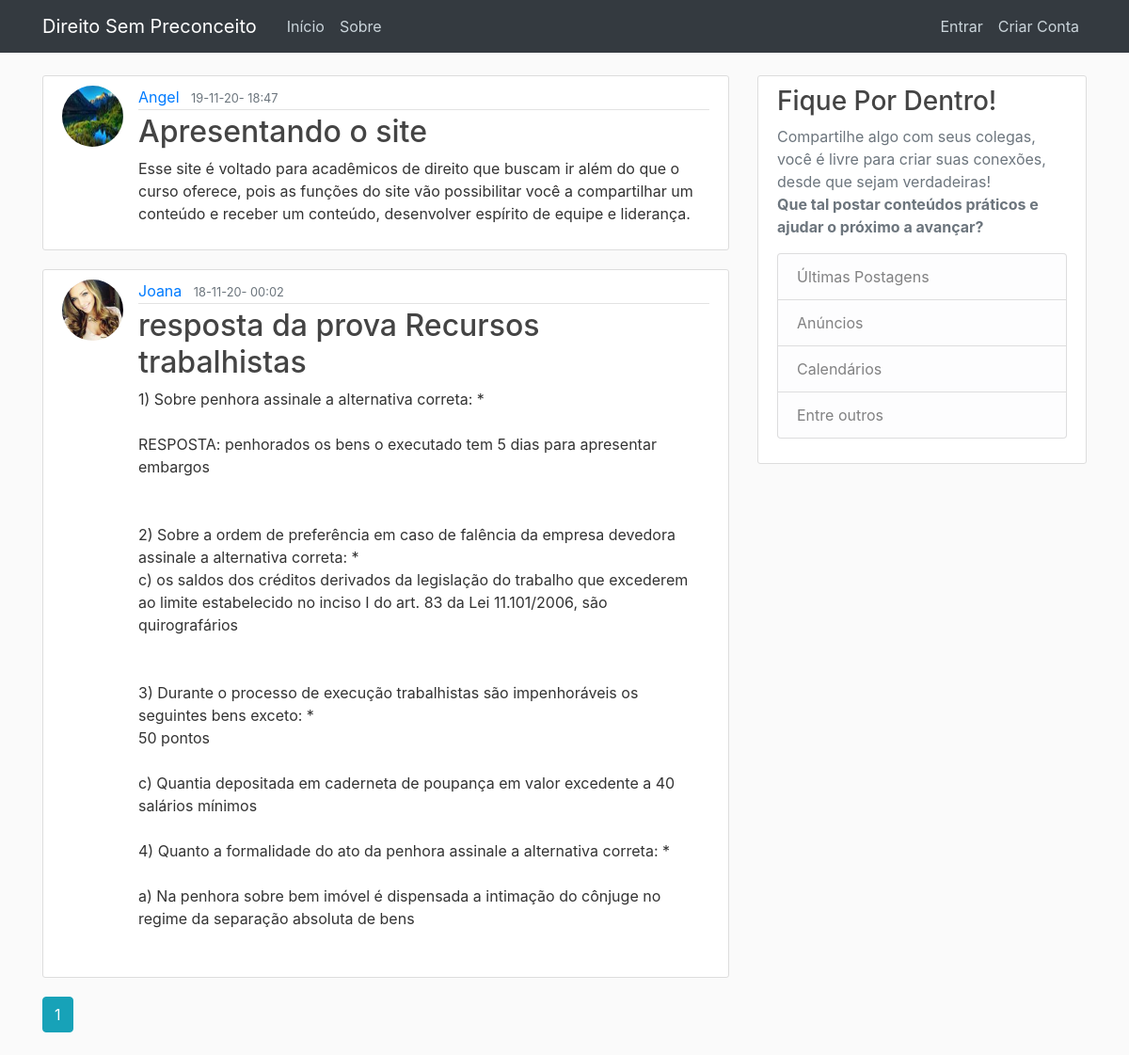
Before: / with the older database file.
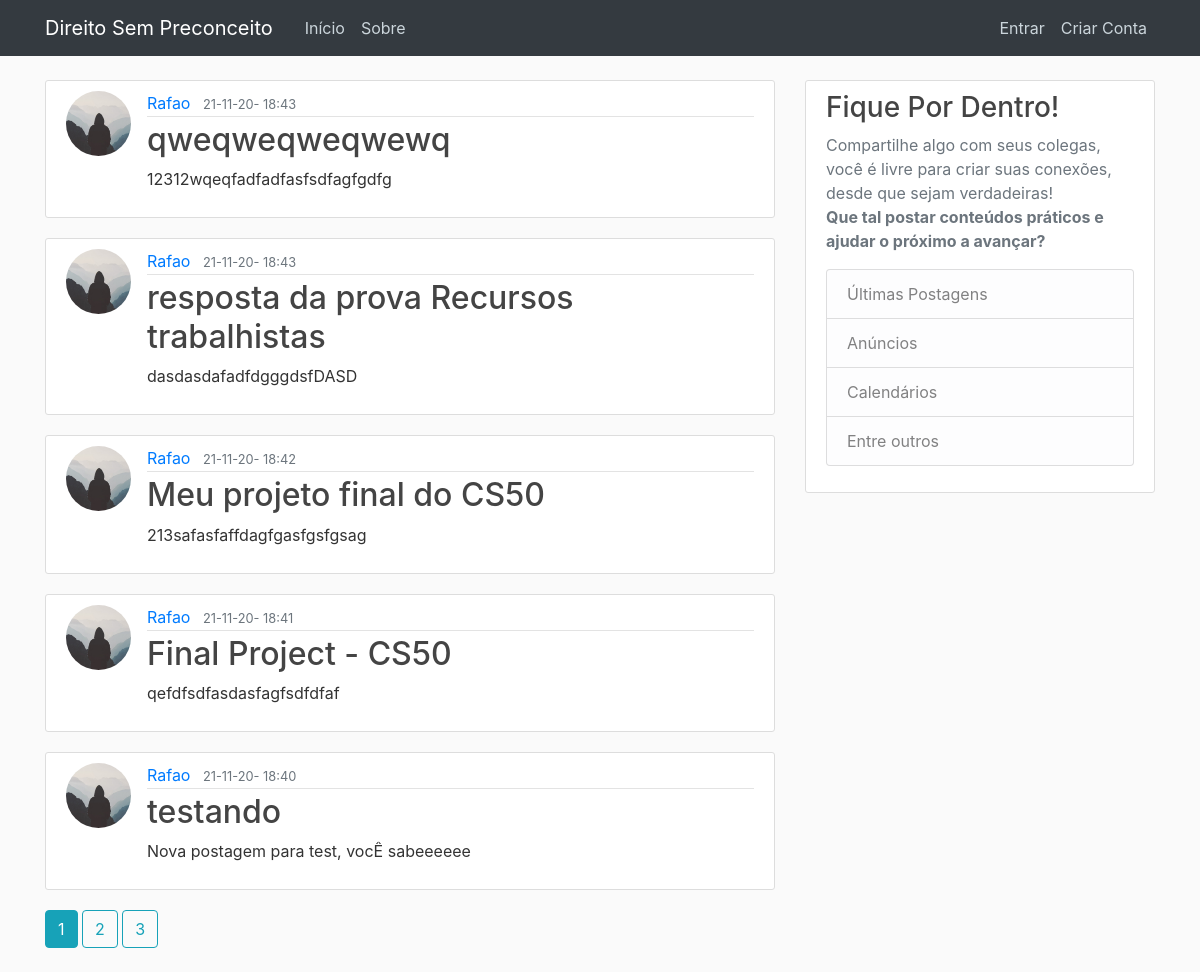
After: the same page with the newer database file.
### application/models.py (models this page shows, shortened)
class Post(db.Model):
    id = db.Column(db.Integer, primary_key=True)
    title = db.Column(db.String(100), nullable=False)
    date_posted = db.Column(db.DateTime, nullable=False,
                            default=datetime.now)
    content = db.Column(db.Text, nullable=False)
    user_id = db.Column(db.Integer, db.ForeignKey('user.id'), nullable=False)

class User(db.Model, UserMixin):
    id = db.Column(db.Integer, primary_key=True)
    username = db.Column(db.String(20), unique=True, nullable=False)
    email = db.Column(db.String(120), unique=True, nullable=False)
    image_file = db.Column(db.String(20), nullable=False,
                           default='default.jpg')
    password = db.Column(db.String(60), nullable=False)
    posts = db.relationship('Post', backref='author', lazy=True)

### application/routes.py (the view, shortened to what this page needs)
@app.route('/', methods=['GET', 'POST'], defaults={"page": 1})
@app.route('/<int:page>', methods=['GET', 'POST'])
def index(page):
    page = page
    pages = 5
    posts = Post.query.order_by(
        Post.date_posted.desc()).paginate(page, pages, error_out=False)
    return render_template('index.html', posts=posts, title='Inicío')

### application/templates/index.html
{%extends "layout.html"%}
{%block content%}
  {% for post in posts.items %}
  <article class="media content-section">
    <img class="rounded-circle article-img" src="{{ url_for('static', filename='profile_pics/' + post.author.image_file) }}">
    <div class="media-body">
      <div class="article-metadata">
        <a class="mr-2" href="#">{{ post.author.username }}</a>
        <small class="text-muted">{{ post.date_posted.strftime('%d-%m-%y- %H:%M') }}</small>
      </div>
      <h2><a class="article-title" href="{{ url_for('post', post_id=post.id) }}">{{ post.title }}</a></h2>
      <p class="article-content">{{ post.content }}</p>
    </div>
  </article>
  {%endfor %}
  {% for page_num in posts.iter_pages(left_edge=1, right_edge=1, left_current=1, right_current=2) %}
    {% if page_num %}
      {% if posts.page == page_num %}
        <a class="btn btn-info mb-4" href="{{ url_for('index', page=page_num) }}">{{ page_num }}</a>
        {% else %}
        <a class="btn btn-outline-info mb-4" href="{{ url_for('index', page=page_num) }}">{{ page_num }}</a>
        {% endif %}
    {% else %}
      ...
    {% endif %}
  {% endfor %}
{%endblock content%}

### application/templates/layout.html (shortened to what this page needs)
<!DOCTYPE html>
<html lang="pt-BR">
<head>
    <link rel="stylesheet" href="https://cdn.jsdelivr.net/npm/bootstrap@4.5.3/dist/css/bootstrap.min.css">
    <link rel="stylesheet" type="text/css" href="{{url_for('static', filename='main.css')}}">
</head>
<body>
    <header class="site-header">
        <nav class="navbar navbar-expand-md navbar-dark bg-dark fixed-top">
          <div class="container">
            <a class="navbar-brand mr-4" href="/">Direito Sem Preconceito</a>
            <div class="collapse navbar-collapse" id="navbarToggle">
              <div class="navbar-nav mr-auto">
                <a class="nav-item nav-link" href="{{ url_for('index') }}">Início</a>
                <a class="nav-item nav-link" href="{{ url_for('about') }}">Sobre</a>
              </div>
              <div class="navbar-nav">
                {% if current_user.is_authenticated %}
                    <form action="" method="POST" autocomplete="off" class="form-inline">
                    <input type="text" class="form-control mr-sm-2" name="tag" id="tag" placeholder="Palavra chave">
                    <input type="submit"  value="Pesquisar" class="btn btn-outline-success my-2 my-sm-0" name="">
                    </form>
                    <a class="nav-item nav-link" href="{{ url_for('new_post') }}">Nova Postagem</a>
                    <a class="nav-item nav-link" href="{{ url_for('account') }}"> Minha Conta</a>
                    <a class="nav-item nav-link" href="{{ url_for('logout') }}">Sair</a>
                {% else %}
                  <a class="nav-item nav-link" href="{{ url_for('login') }}">Entrar</a>
                  <a class="nav-item nav-link" href="{{ url_for('register') }}">Criar Conta</a>
                {% endif %}
              </div>
            </div>
          </div>
        </nav>
      </header>
      <main role="main" class="container">
        <div class="row">
          <div class="col-md-8">
            {% block content %}{% endblock %}
          </div>
          <div class="col-md-4">
            <div class="content-section">
              <h3>Fique Por Dentro!</h3>
              <p class='text-muted'> Compartilhe algo com seus colegas, você é livre para criar suas conexões, desde que sejam verdadeiras!
                <br>
                <strong> Que tal postar conteúdos práticos e ajudar o próximo a avançar?</strong>
                <ul class="list-group">
                  <li class="list-group-item list-group-item-light">Últimas Postagens</li>
                  <li class="list-group-item list-group-item-light">Anúncios</li>
                  <li class="list-group-item list-group-item-light">Calendários</li>
                  <li class="list-group-item list-group-item-light">Entre outros</li>
                </ul>
              </p>
            </div>
          </div>
        </div>
      </main>
</body>
</html>

### application/static/main.css (style rules this page uses)
body { background: #fafafa; color: #333333; margin-top: 5rem; }
h1, h2, h3, h4, h5, h6 { color: #444444; }
.site-header .navbar-nav .nav-link { color: #cbd5db; }
.content-section { background: #ffffff; padding: 10px 20px; border: 1px solid #dddddd; border-radius: 3px; margin-bottom: 20px; }
.article-title { color: #444444; }
.article-content { white-space: pre-line; }
.article-img { height: 65px; width: 65px; margin-right: 16px; }
.article-metadata { padding-bottom: 1px; margin-bottom: 4px; border-bottom: 1px solid #e3e3e3 }

Changed rows visible on the page:
no longer on this page (row unchanged): Post: image_file (picture), author.username "Angel", date_posted "19-11-20- 18:47", title "Apresentando o site", content "Esse site é voltado para acadêmicos de direito que buscam ir além do que o curso oferece, pois as funções do site vão possibilitar você a compartilhar um conteúdo e receber um conteúdo, desenvolver espírito de equipe e liderança."
no longer on this page (row unchanged): Post: image_file (picture), author.username "Joana", date_posted "18-11-20- 00:02", title "resposta da prova Recursos trabalhistas", content "1) Sobre penhora assinale a alternativa correta: * RESPOSTA: penhorados os bens o executado tem 5 dias para apresentar embargos 2) Sobre a ordem de preferência em caso de falência da empresa devedora assinale a alternativa correta: * c) os saldos dos créditos derivados da legislação do trabalho que excederem ao limite estabelecido no inciso I do art. 83 da Lei 11.101/2006, são quirografários 3) Durante o processo de execução trabalhistas são impenhoráveis os seguintes bens exceto: * 50 pontos c) Quantia depositada em caderneta de poupança em valor excedente a 40 salários mínimos 4) Quanto a formalidade do ato da penhora assinale a alternativa correta: * a) Na penhora sobre bem imóvel é…"
added Post: image_file (placeholder picture), author.username "Rafao", date_posted "21-11-20- 18:43", title "qweqweqweqwewq", content "12312wqeqfadfadfasfsdfagfgdfg"
added Post: image_file (placeholder picture), author.username "Rafao", date_posted "21-11-20- 18:43", title "resposta da prova Recursos trabalhistas", content "dasdasdafadfdgggdsfDASD"
added Post: image_file (placeholder picture), author.username "Rafao", date_posted "21-11-20- 18:42", title "Meu projeto final do CS50", content "213safasfaffdagfgasfgsfgsag"
added Post: image_file (placeholder picture), author.username "Rafao", date_posted "21-11-20- 18:41", title "Final Project - CS50", content "qefdfsdfasdasfagfsdfdfaf"
added Post: image_file (placeholder picture), author.username "Rafao", date_posted "21-11-20- 18:40", title "testando", content "Nova postagem para test, vocÊ sabeeeeee"
Other visible differences:
new list line: "2"
new list line: "3"
